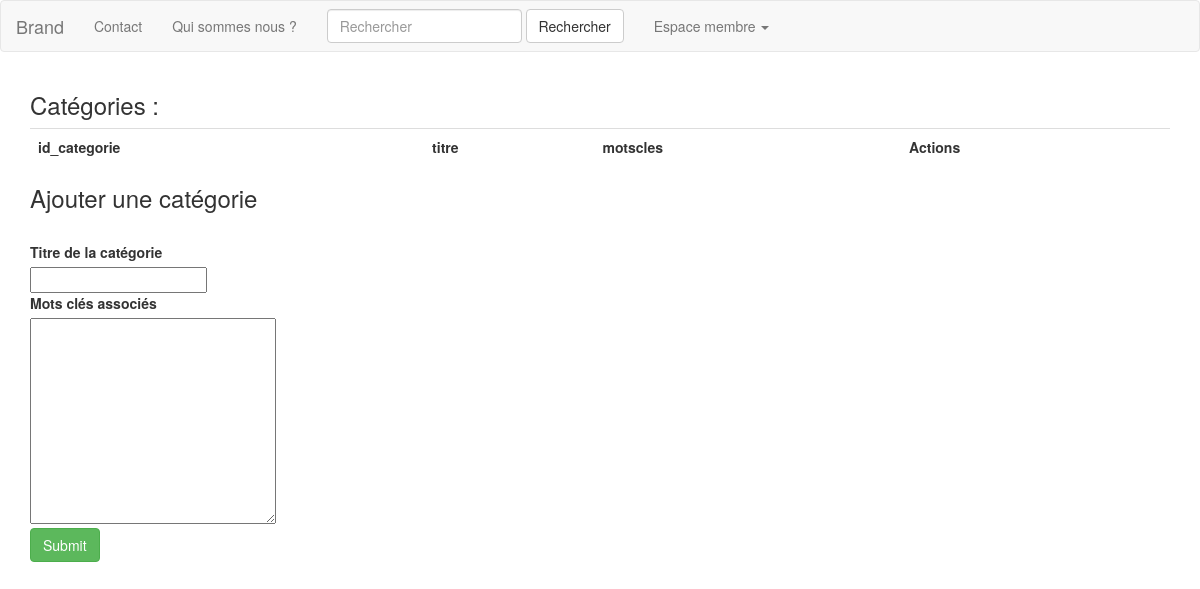
Before: /admin/gestion_categories.php with the older database file.
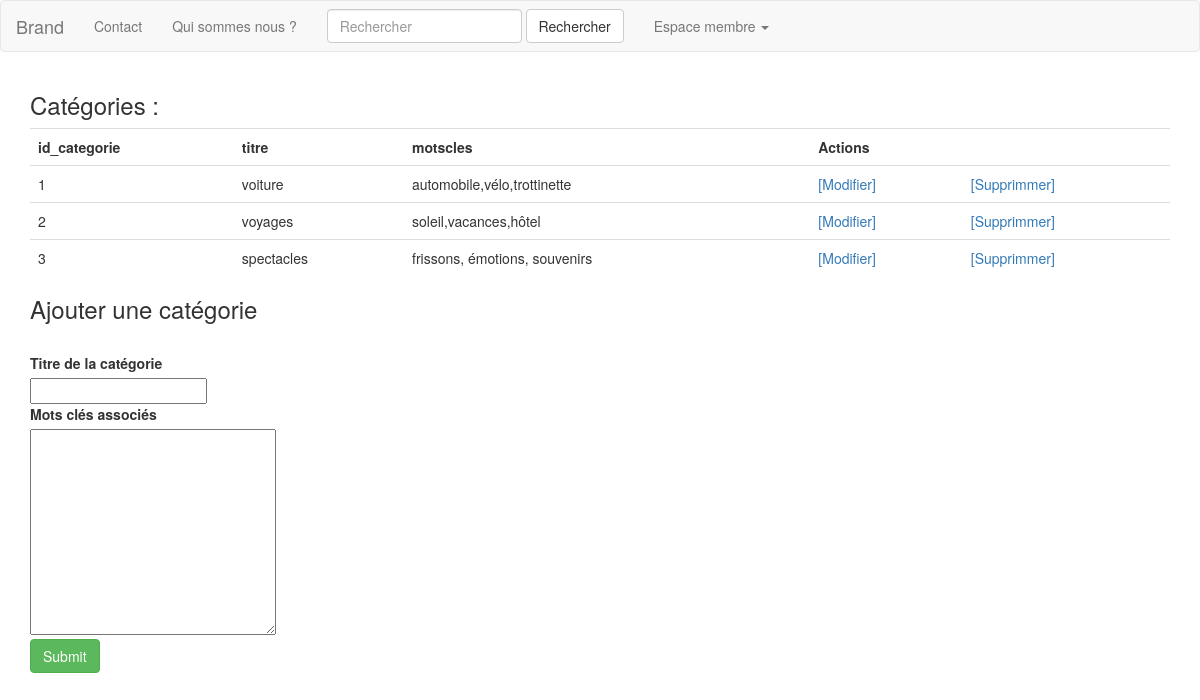
After: the same page with the newer database file.
### tables this page shows
CREATE TABLE `categorie` (
  `id_categorie` int(3) NOT NULL,
  `titre` varchar(255) NOT NULL,
  `motscles` text NOT NULL
);

### admin/gestion_categories.php (the view, shortened to what this page needs)
<?php
require_once('../inc/init.php');
require_once('../inc/header.php');
?>
<?php
echo "<h3>Catégories :</h3>";
$pdo->exec('USE annonceo');
$resul = $pdo->query('SELECT * FROM categorie');
echo '<table class="table table-hover"><tr>';
$nbcolonnes = $resul->columnCount();
for( $i=0; $i < $nbcolonnes; $i++){
    $infoscolonne = $resul->getColumnMeta($i);
        echo '<th>' . $infoscolonne['name'].'</th>';
}
echo '<th colspan="2">Actions</th>';
echo "</tr>";
while ($ligne = $resul->fetch(PDO::FETCH_ASSOC))
{
    echo "<tr>";
        foreach ($ligne as $indice => $information) {
                echo "<td>$information</td>";
        }
        echo '<td><a href="?action=modifier&id_produit=' . $ligne['id_categorie'] . '"> [Modifier] </a></td>';
        echo '<td><a href="?action=suppression&id_produit=' . $ligne['id_categorie'] . '" onclick="return(confirm(\'Etes vous certain de vouloir supprimer cette catégorie : ' .$ligne['titre']. ' ?\'))">[Supprimmer]</a></td>';
    echo "</tr>";
}
echo "</table>";
?>
<h3>Ajouter une catégorie</h3>
<form action="" method='post'>
<br>
<label for="titre">Titre de la catégorie</label>
<br>
<input type="text" name="titre" id='titre'>
<br>
<label for="motscles">Mots clés associés</label>
<br>
<textarea name="motscles" id="motscles" cols="30" rows="10"></textarea>
<br>
<input type="submit" id='submit' class='btn btn-success'>
</form>
<?php
require_once('../inc/footer.php');
?>

### inc/header.php (shortened to what this page needs)
<!DOCTYPE html>
<html lang="fr">
<head>
<link rel="stylesheet" href="<?= RACINE_SITE.'inc/css/bootstrap.min.css' ?>">
<link rel="stylesheet" href="<?= RACINE_SITE.'inc/css/style.css' ?>">
</head>
<body>
    <header>
    <nav class="navbar navbar-default">
    <div class="container-fluid">
      <div class="navbar-header">
        <a class="navbar-brand" href="#">Brand</a>
      </div>
      <div class="collapse navbar-collapse" id="bs-example-navbar-collapse-1">
        <ul class="nav navbar-nav">
          <li><a href="<?= RACINE_SITE.'contact.php' ?>">Contact</a></li>
          <li><a href="<?= RACINE_SITE.'qui_sommes_nous.php' ?>">Qui sommes nous ?</a></li>
        <form class="navbar-form navbar-left">
          <div class="form-group">
            <input type="text" class="form-control" placeholder="Rechercher">
          </div>
          <button type="submit" class="btn btn-default">Rechercher</button>
        </form>
        <ul class="nav navbar-nav navbar-right">
          <li class="dropdown">
            <a href="#" class="dropdown-toggle" data-toggle="dropdown" role="button" aria-haspopup="true" aria-expanded="false">Espace membre <span class="caret"></span></a>
          </li>
        </ul>
      </div>
    </div>
  </nav>
</header>
<div class="container main">

### inc/footer.php (shortened to what this page needs)
</div>
</body>
</html>

Changed rows visible on the page:
added categorie: id_categorie "1", titre "voiture", motscles "automobile,vélo,trottinette"
added categorie: id_categorie "2", titre "voyages", motscles "soleil,vacances,hôtel"
added categorie: id_categorie "3", titre "spectacles", motscles "frissons, émotions, souvenirs"
